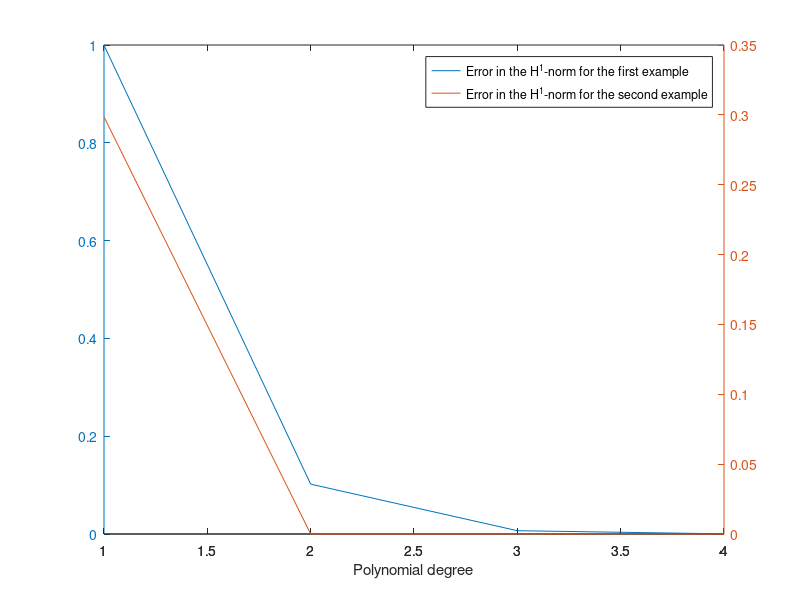

Write MATLAB code to recreate this figure.
x = [1 2 3 4];
h1sin = [0.999634 0.101971 0.00675344 0.000334022];
h1 = [0.29856 0 2.368*10^(-9) 3.90031*10^(-9)];
[Ax,H1,H2]=plotyy(x,h1sin,x,h1,'plot');
legend('Error in the H^1-norm for the first example','Error in the H^1-norm for the second example');
xlabel('Polynomial degree');